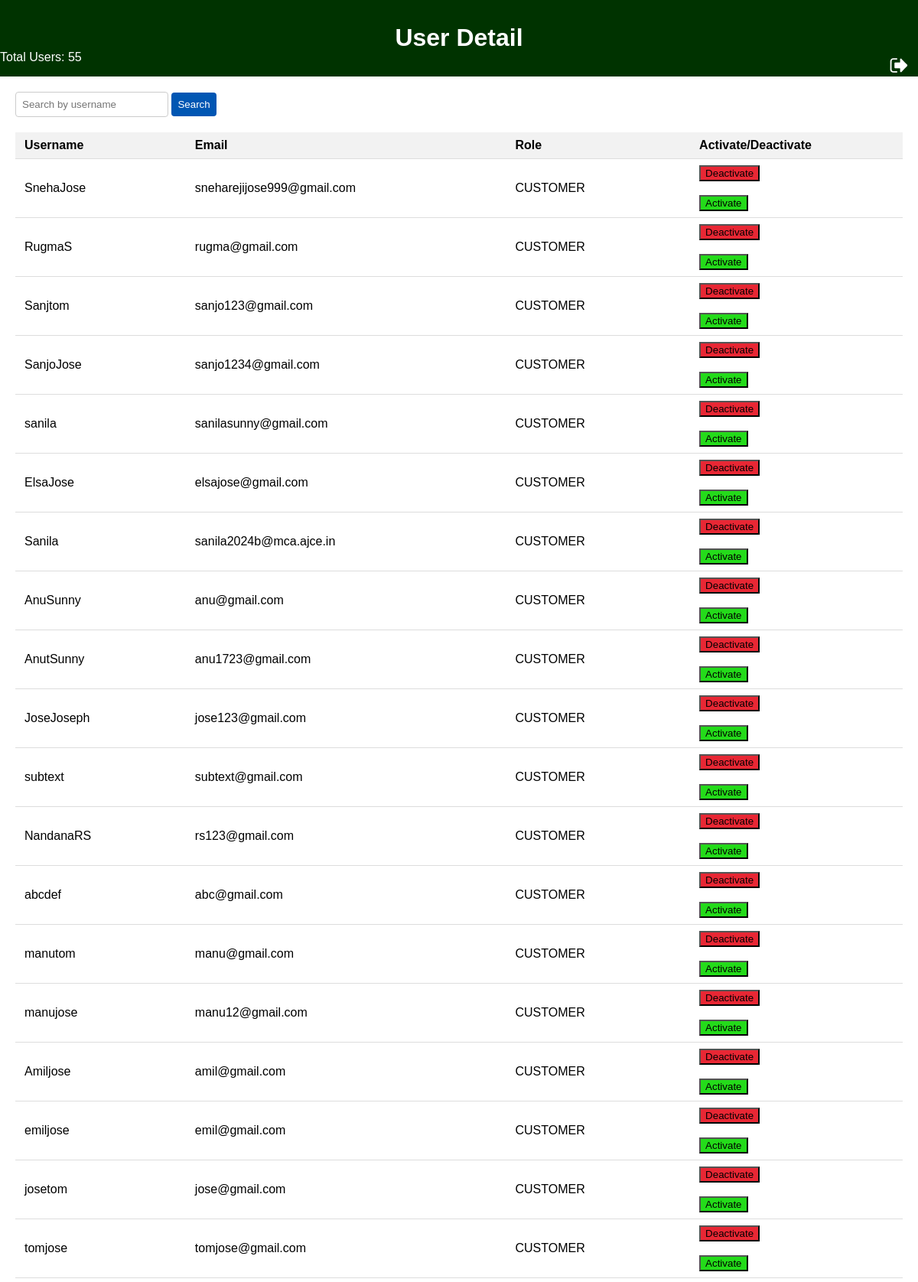
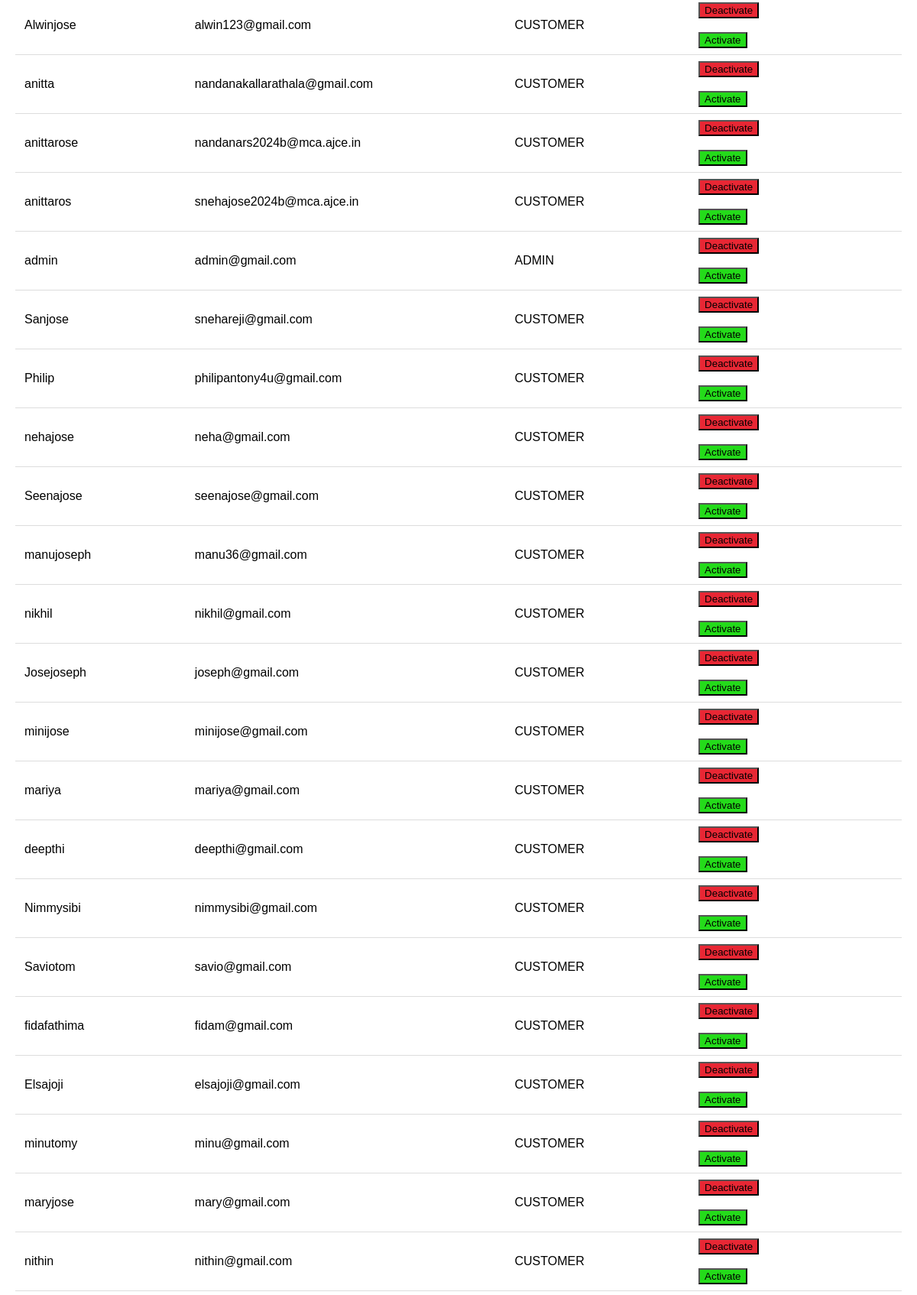
/user/ (signed in, upper part), run on the app's committed database (2 pictures, top to bottom).
### appplant/models.py (models this page shows)
class User(AbstractUser):
    email = models.EmailField(unique=True)
    USERNAME_FIELD = 'email'
    REQUIRED_FIELDS = ['username']
    class Role (models.TextChoices):
        ADMIN = "ADMIN",'Admin'
        CUSTOMER = "CUSTOMER",'CUSTOMER'
        BOTANIST = "BOTANIST", 'BOTANIST'
        HORTICULTURE = "HORTICULTURE", 'HORTICULTURE'
    role = models.CharField(max_length=50, choices= Role.choices)

### appplant/views.py (the view)
# urls.py: path('user/',views.user_r,name="user"),
@never_cache
@login_required(login_url='login')
def user_r(request):
    user_s = User.objects.all()  # Fetch all products
    return render(request, 'user.html', {'user_s': user_s})

### templates/user.html (shortened to what this page needs)
{% load static %}
<!DOCTYPE html>
<html lang="en">
<head>
</head>
<body>
    <div class="header">
        <h1>User Detail</h1>
            <a href="{% url 'adminpanel' %}"><img src="{% static 'images/log4.png' %}" alt="Cart" class="Cart-icon" style="margin-right: 10px;"></a>
            <div class="user_no">
                <p>Total Users: {{ user_s|length }}</p>
            </div>
    </div>
    <div class="container">
        <div class="search-container">
            <form action="{% url 'search_user' %}" method="get">
                <input type="text" class="search-input" name="query" placeholder="Search by username">
                <button type="submit" class="search-button">Search</button>
            </form>
        </div>
        <table>
            <tr>
                <th>Username</th>
                <th>Email</th>
                <th>Role</th>
                <th>Activate/Deactivate</th>
            </tr>
            {% for user in user_s %}
            <tr>
                <td>{{ user.username }}</td>
                <td>{{ user.email }}</td>
                <td>{{ user.role }}</td>
                <td>
                    <form action="{% url 'deactivate_user' user.id %}" method="post">
                        <button type="submit" class="deactivate-button">Deactivate</button>
                    </form>
                    <br>
                    <form action="{% url 'activate_user' user.id %}" method="post">
                        <button type="submit" class="activate-button">Activate</button>
                    </form>
                </td>
            </tr>
            {% endfor %}
        </table>
    </div>
</body>
</html>

### templates/user.html (style rules this page uses)
body { font-family: Arial, sans-serif; background-image: url('/static/images/background.jpg'); background-size: cover; background-repeat: no-repeat; margin: 0; }
.container { padding: 20px; }
table { width: 100%; border-collapse: collapse; }
th, td { padding: 8px 12px; text-align: left; border-bottom: 1px solid #ddd; }
th { background-color: #f2f2f2; }
.header { background-color: #003300; color: #fff; text-align: center; padding: 10px; }
.Cart-icon { position: absolute; right: 0; top:70px; }
.user_no { position: absolute; left: 0; top:50px; color:white; }
.search-container { margin-bottom: 20px; }
.search-input { padding: 8px; width: 200px; border: 1px solid #ccc; border-radius: 4px; box-sizing: border-box; }
.search-button { padding: 8px; background-color: #0056b3; color: #fff; border: none; border-radius: 4px; cursor: pointer; }
.deactivate-button { background-color:#e82734; }
.activate-button { background-color:#24db1a; }

### data on the page
User: username "SnehaJose", email "sneharejijose999@gmail.com", role "CUSTOMER"
User: username "RugmaS", email "rugma@gmail.com", role "CUSTOMER"
User: username "Sanjtom", email "sanjo123@gmail.com", role "CUSTOMER"
User: username "SanjoJose", email "sanjo1234@gmail.com", role "CUSTOMER"
User: username "sanila", email "sanilasunny@gmail.com", role "CUSTOMER"
User: username "ElsaJose", email "elsajose@gmail.com", role "CUSTOMER"
User: username "Sanila", email "sanila2024b@mca.ajce.in", role "CUSTOMER"
User: username "AnuSunny", email "anu@gmail.com", role "CUSTOMER"
User: username "AnutSunny", email "anu1723@gmail.com", role "CUSTOMER"
User: username "JoseJoseph", email "jose123@gmail.com", role "CUSTOMER"
User: username "subtext", email "subtext@gmail.com", role "CUSTOMER"
User: username "NandanaRS", email "rs123@gmail.com", role "CUSTOMER"
User: username "abcdef", email "abc@gmail.com", role "CUSTOMER"
User: username "manutom", email "manu@gmail.com", role "CUSTOMER"
User: username "manujose", email "manu12@gmail.com", role "CUSTOMER"
User: username "Amiljose", email "amil@gmail.com", role "CUSTOMER"
User: username "emiljose", email "emil@gmail.com", role "CUSTOMER"
User: username "josetom", email "jose@gmail.com", role "CUSTOMER"
User: username "tomjose", email "tomjose@gmail.com", role "CUSTOMER"
User: username "Alwinjose", email "alwin123@gmail.com", role "CUSTOMER"
User: username "anitta", email "nandanakallarathala@gmail.com", role "CUSTOMER"
User: username "anittarose", email "nandanars2024b@mca.ajce.in", role "CUSTOMER"
User: username "anittaros", email "snehajose2024b@mca.ajce.in", role "CUSTOMER"
User: username "admin", email "admin@gmail.com", role "ADMIN"
User: username "Sanjose", email "snehareji@gmail.com", role "CUSTOMER"
User: username "Philip", email "philipantony4u@gmail.com", role "CUSTOMER"
User: username "nehajose", email "neha@gmail.com", role "CUSTOMER"
User: username "Seenajose", email "seenajose@gmail.com", role "CUSTOMER"
User: username "manujoseph", email "manu36@gmail.com", role "CUSTOMER"
User: username "nikhil", email "nikhil@gmail.com", role "CUSTOMER"
User: username "Josejoseph", email "joseph@gmail.com", role "CUSTOMER"
User: username "minijose", email "minijose@gmail.com", role "CUSTOMER"
User: username "mariya", email "mariya@gmail.com", role "CUSTOMER"
User: username "deepthi", email "deepthi@gmail.com", role "CUSTOMER"
User: username "Nimmysibi", email "nimmysibi@gmail.com", role "CUSTOMER"
User: username "Saviotom", email "savio@gmail.com", role "CUSTOMER"
User: username "fidafathima", email "fidam@gmail.com", role "CUSTOMER"
User: username "Elsajoji", email "elsajoji@gmail.com", role "CUSTOMER"
User: username "minutomy", email "minu@gmail.com", role "CUSTOMER"
User: username "maryjose", email "mary@gmail.com", role "CUSTOMER"
User: username "nithin", email "nithin@gmail.com", role "CUSTOMER"

### other printed values
{{ user_s|length }} "55"
